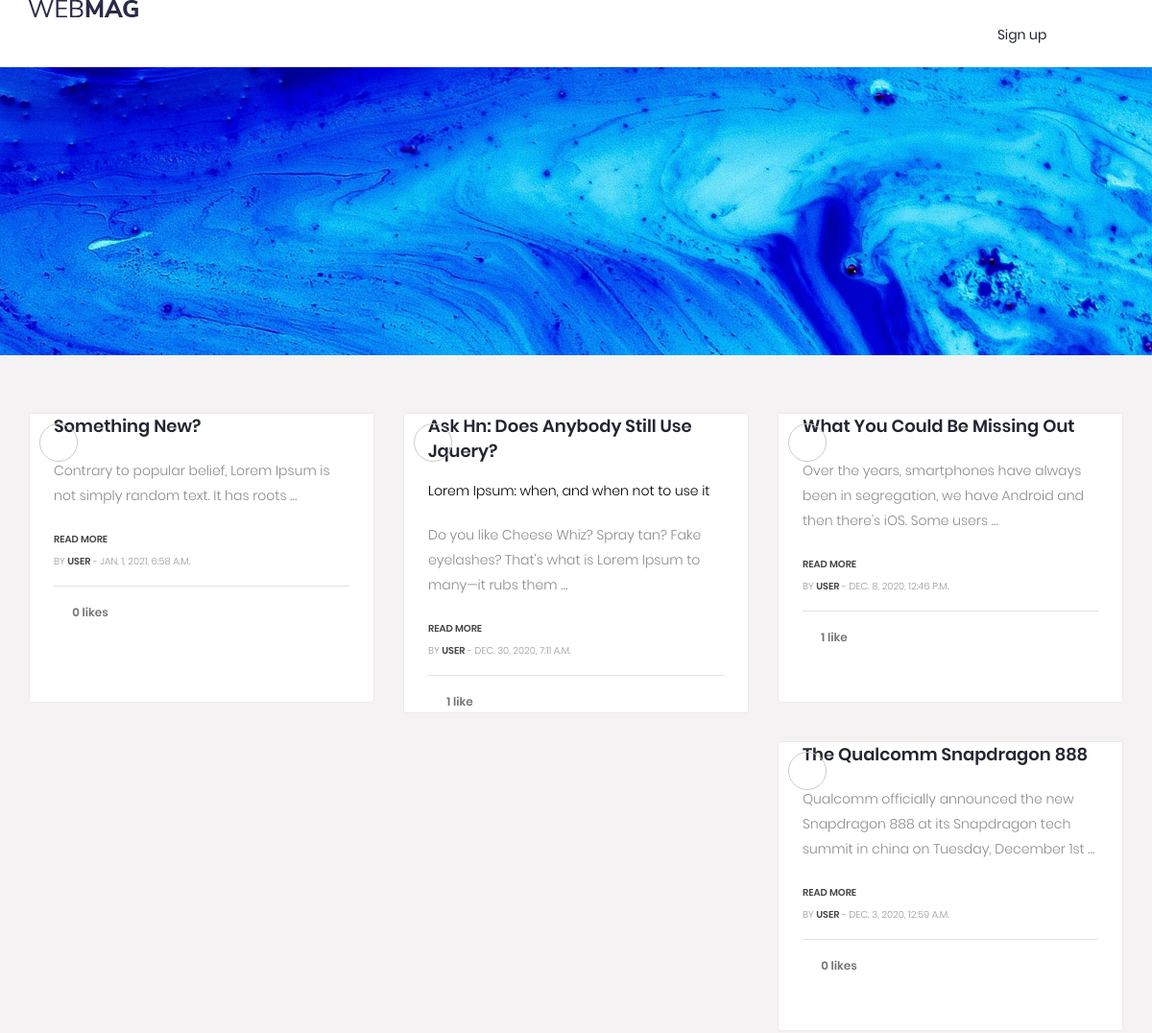
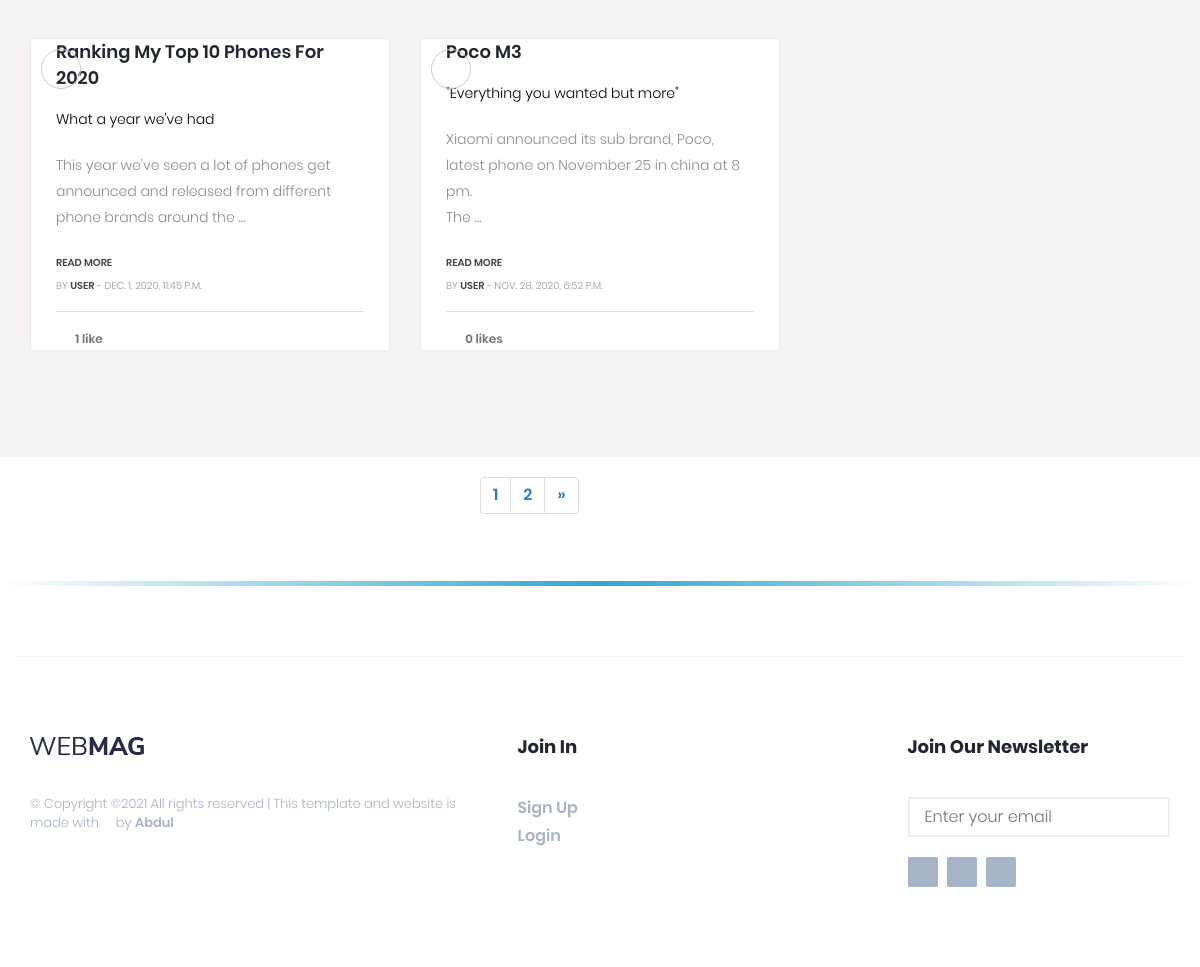
The page / on the database its author committed (2 pictures, top to bottom).
### Site/models.py (models this page shows, shortened)
class Article(models.Model):
    STATUS_CHOICES = (
        ('draft', 'Draft'),
        ('published', 'Published'),
    )
    objects = models.Manager()
    published = PublishedManager()
    title = models.CharField(max_length=250)
    Author = models.ForeignKey(User, related_name='author', on_delete=models.PROTECT)
    body = HTMLField()
    from pyuploadcare.dj.models import ImageField
    cover_photo = ImageField(blank=True, null=True)
    slug = models.SlugField(max_length=100)
    snippet = models.CharField(max_length=150, blank=True, null=True)
    publish_date = models.DateTimeField(default=timezone.now)
    is_featured = models.BooleanField(default=False)
    likes = models.ManyToManyField(User, related_name='likes', blank=True)
    status = models.CharField(max_length=10, choices=STATUS_CHOICES, default='draft')
    class Meta:
        verbose_name = 'Article'
        verbose_name_plural = 'Articles'
        ordering = ['-id']

### Site/views.py (the view)
# urls.py: 2. Add a URL to urlpatterns:  path('', views.home, name='home')
def home(request):
    post_list = Article.published.all().order_by('-publish_date', '-id')
    paginator = Paginator(post_list, 6)
    page = request.GET.get('page')
    try:
        post = paginator.page(page)
    except PageNotAnInteger:
        post = paginator.page(1)
    except EmptyPage:
        post = paginator.page(paginator.num_pages)
    if page is None:
        start_index = 0
        end_index = 7
    else:
        (start_index, end_index) = proper_pagination(post, index=4)
    page_range = list(paginator.page_range)[start_index:end_index]
    query = request.GET.get('q')
    authored = Article.objects.filter(Author__username=request.user.username)[:4]
    if query:
        post = Article.published.filter(
            Q(title__icontains=query) |
            Q(Author__username__icontains=query)
        )
    context = {
        'post': post,
        'authored_post': authored,
        'page_range': page_range
    }
    return render(request, 'blog/home.html', context)

### Site/models.py (called while the page is built)
    def get_queryset(self):
        return super(PublishedManager, self).get_queryset().filter(status="published")

### templates/blog/home.html (shortened to what this page needs)
{% load static %}
<!DOCTYPE html>
<html lang="en">
<head>
	<link rel="stylesheet" href="{% static 'css/bootstrap.min.css' %}">
	<link rel="stylesheet" href="{% static 'css/font-awesome.min.css' %}">
	<link rel="stylesheet" href="{% static 'css/stylesheet.css' %}">
	<link rel="stylesheet" href="/static/css/style.css">
</head>
<body>
<header id="header">
	<div id="nav">
		<div id="nav-fixed">
			<div class="container">
				<div class="nav-logo">
					<a href="{% url 'home' %}" class="logo"><img src="/static/img/logo.png" alt=""></a>
				</div>
				<div class="nav-btns">
					{%if not user.is_authenticated %}
					<a class="btn btn-outline-secondary" href="{% url 'signup' %}">Sign up</a>
					{% endif %}
					<button class="search-btn"><i class="fa fa-search"></i></button>
				</div>
			</div>
		</div>
	</div>
</header>
<div class="slider"></div>
<section>
	<div class="gap gray-bg">
		<div class="container">
			<div class="row" id="page-contents">
				<div class=" col-lg-12">
					<div class="blog-sec" >
						<div class="row">
							{% for item in post%}
							<div class="col-lg-4 col-sm-6">
								<div class="g-post-classic">
									<figure>
										<i class="fa fa-laptop"></i>
									</figure>
									<div class="g-post-meta" style="height:300px;">
										<div class="post-title">
											<h4><a title="" href="{% url 'article_detail' item.id item.slug %}">{{ item.title|title }}</a></h4>
											{% if item.snippet %}
											<p class="text-black" >{{ item.snippet }}</p>
											{% endif %}
											<p class="text-black-50" style="margin-top:0;" >{{ item.body|safe|truncatewords:18 }}</p>
											<span class="p-date"> <a href="{% url 'article_detail' item.id item.slug %}" title="">READ MORE</a></span><br>
											<span class="p-date">by <a href="#" title="">{{ item.Author }}</a> -  {{ item.publish_date }}</span>
										</div>
										<div class="g-post-ranking">
											<a title="" href="" class="likes"><i class="fa fa-heart-o"></i>{{ item.likes.count }} like{{ item.likes.count|pluralize }}</a>
										</div>
									</div>
								</div>
							</div>
							{% empty %}
							<h3>No post found by {{ request.GET.q }}</h3>
							{% endfor %}
						</div>
					</div>
				</div>
			</div>
		</div>
	</div>
</section>
<div style="float:left;margin-left:40%">
	<ul class="pagination">
		{% for p in page_range %}
		{% if p.number == p %}
		<li class="page-item active">
			<a href="?page={{ p }}" class="page-link">{{ p }}</a>
		</li>
		{% else %}
		<li class="page-item">
			<a href="?page={{ p }}" class="page-link">{{ p }}</a>
		</li>
		{% endif %}
		{% endfor %}
		{% if post.has_next %}
		<li class="page-item ">
			<a href="?page={{ post.previous_next_number }}" class="page-link">&raquo;</a>
		</li>
		{% endif %}
	</ul>
</div>
<footer id="footer">
	<div class="container">
		<div class="row">
			<div class="col-md-5">
				<div class="footer-widget">
					<div class="footer-logo">
						<a href="{% url 'home' %}" class="logo"><img src="/static/img/logo.png" alt=""></a>
					</div>
					<div class="footer-copyright">
						<span>&copy;
							Copyright &copy;<script>document.write(new Date().getFullYear());</script> All rights reserved | This template and website is made with <i class="fa fa-heart-o" aria-hidden="true"></i> by <a href="https://www.instagram.com/daromosuabdul/" target="_blank">Abdul</a>
							</span>
					</div>
				</div>
			</div>
			<div class="col-md-4">
				<div class="row">
					<div class="col-md-6">
						<div class="footer-widget">
							<h3 class="footer-title">Join In</h3>
							<ul class="footer-links">
								<li><a href="{% url 'signup' %}">Sign Up</a></li>
								<li><a href="{% url 'login' %}">Login</a></li>
							</ul>
						</div>
					</div>
				</div>
			</div>
			<div class="col-md-3">
				<div class="footer-widget">
					<h3 class="footer-title">Join our Newsletter</h3>
					<div class="footer-newsletter">
						<form class="newsletter" method="post">
							<input class="input" id="newsletter" type="email" name="newsletter" placeholder="Enter your email">
							<button class="newsletter-btn"><i class="fa fa-paper-plane"></i></button>
						</form>
					</div>
					<ul class="footer-social">
						<li><a href="https://www.facebook.com/bitshub.vibes"><i class="fa fa-facebook"></i></a></li>
						<li><a href="https://twitter.com/TheHub57480435?s=09"><i class="fa fa-twitter"></i></a></li>
						<li><a href="https://www.instagram.com/thebitshub/"><i class="fa fa-instagram"></i></a></li>
					</ul>
				</div>
			</div>
		</div>
	</div>
</footer>
</body>
</html>

### rows shown on the page
Article: title "Something New?", body "Contrary to popular belief, Lorem Ipsum is not simply random text. It has roots …", Author "USER", publish_date "JAN. 1, 2021, 6:58 A.M.", likes.count "0"
Article: title "Ask Hn: Does Anybody Still Use Jquery?", snippet "Lorem Ipsum: when, and when not to use it", body "Do you like Cheese Whiz? Spray tan? Fake eyelashes? That's what is Lorem Ipsum to many—it rubs them …", Author "USER", publish_date "DEC. 30, 2020, 7:11 A.M.", likes.count "1"
Article: title "What You Could Be Missing Out", body "Over the years, smartphones have always been in segregation, we have Android and then there's iOS. Some users …", Author "USER", publish_date "DEC. 8, 2020, 12:46 P.M.", likes.count "1"
Article: title "The Qualcomm Snapdragon 888", body "Qualcomm officially announced the new Snapdragon 888 at its Snapdragon tech summit in china on Tuesday, December 1st …", Author "USER", publish_date "DEC. 3, 2020, 12:59 A.M.", likes.count "0"
Article: title "Ranking My Top 10 Phones For 2020", snippet "What a year we've had", body "This year we've seen a lot of phones get announced and released from different phone brands around the …", Author "USER", publish_date "DEC. 1, 2020, 11:45 P.M.", likes.count "1"
Article: title "Poco M3", snippet "\"Everything you wanted but more\"", body "Xiaomi announced its sub brand, Poco, latest phone on November 25 in china at 8 pm. The …", Author "USER", publish_date "NOV. 28, 2020, 6:52 P.M.", likes.count "0"

### other values the page prints
{{ p }} "1" "2"
